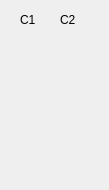
   <widget class="QWidget" name="tab_6">
    <attribute name="title">
     <string>Status</string>
    </attribute>
    <widget class="caByte" name="cabyte_5">
     <property name="geometry">
      <rect>
       <x>5</x>
       <y>30</y>
       <width>20</width>
       <height>151</height>
      </rect>
     </property>
     <property name="toolTip">
      <string>&lt;html&gt;&lt;head/&gt;&lt;body&gt;&lt;p&gt;&lt;span style=&quot; font-family:'sans-serif';&quot;&gt;Bit 0: Ready to switch on &lt;/span&gt;&lt;/p&gt;&lt;p&gt;&lt;span style=&quot; font-family:'sans-serif';&quot;&gt;Bit 1: Switched on &lt;/span&gt;&lt;/p&gt;&lt;p&gt;&lt;span style=&quot; font-family:'sans-serif';&quot;&gt;Bit 2: Operation enabled &lt;/span&gt;&lt;/p&gt;&lt;p&gt;&lt;span style=&quot; font-family:'sans-serif';&quot;&gt;Bit 3: Fault &lt;/span&gt;&lt;/p&gt;&lt;p&gt;&lt;span style=&quot; font-family:'sans-serif';&quot;&gt;Bit 4: reserved &lt;/span&gt;&lt;/p&gt;&lt;p&gt;&lt;span style=&quot; font-family:'sans-serif';&quot;&gt;Bit 5: Quick stop (inverse) &lt;/span&gt;&lt;/p&gt;&lt;p&gt;&lt;span style=&quot; font-family:'sans-serif';&quot;&gt;Bit 6: Switch on disabled &lt;/span&gt;&lt;/p&gt;&lt;p&gt;&lt;span style=&quot; font-family:'sans-serif';&quot;&gt;Bit 7: Warning &lt;/span&gt;&lt;/p&gt;&lt;p&gt;&lt;span style=&quot; font-family:'sans-serif';&quot;&gt;Bit 8 + 9: reserved &lt;/span&gt;&lt;/p&gt;&lt;p&gt;&lt;span style=&quot; font-family:'sans-serif';&quot;&gt;Bit 10: TxPDOToggle (selection/deselection via 0x8010:01) &lt;/span&gt;&lt;/p&gt;&lt;p&gt;&lt;span style=&quot; font-family:'sans-serif';&quot;&gt;Bit 11: Internal limit active &lt;/span&gt;&lt;/p&gt;&lt;p&gt;&lt;span style=&quot; font-family:'sans-serif';&quot;&gt;Bit 12: (Target value ignored) &lt;/span&gt;&lt;/p&gt;&lt;p&gt;&lt;span style=&quot; font-family:'sans-serif';&quot;&gt;Bit 13 - 15: reserved&lt;/span&gt;&lt;/p&gt;&lt;/body&gt;&lt;/html&gt;</string>
     </property>
     <property name="channel" stdset="0">
      <string notr="true">$(IOC):m$(MasterID)s$(SlaveID)-Drv01-Stat</string>
     </property>
     <property name="direction">
      <enum>caByte::Down</enum>
     </property>
     <property name="endBit">
      <number>15</number>
     </property>
    </widget>
    <widget class="caByte" name="cabyte_7">
     <property name="geometry">
      <rect>
       <x>40</x>
       <y>30</y>
       <width>20</width>
       <height>151</height>
      </rect>
     </property>
     <property name="toolTip">
      <string>&lt;html&gt;&lt;head/&gt;&lt;body&gt;&lt;p&gt;&lt;span style=&quot; font-family:'sans-serif';&quot;&gt;Bit 0: Ready to switch on &lt;/span&gt;&lt;/p&gt;&lt;p&gt;&lt;span style=&quot; font-family:'sans-serif';&quot;&gt;Bit 1: Switched on &lt;/span&gt;&lt;/p&gt;&lt;p&gt;&lt;span style=&quot; font-family:'sans-serif';&quot;&gt;Bit 2: Operation enabled &lt;/span&gt;&lt;/p&gt;&lt;p&gt;&lt;span style=&quot; font-family:'sans-serif';&quot;&gt;Bit 3: Fault &lt;/span&gt;&lt;/p&gt;&lt;p&gt;&lt;span style=&quot; font-family:'sans-serif';&quot;&gt;Bit 4: reserved &lt;/span&gt;&lt;/p&gt;&lt;p&gt;&lt;span style=&quot; font-family:'sans-serif';&quot;&gt;Bit 5: Quick stop (inverse) &lt;/span&gt;&lt;/p&gt;&lt;p&gt;&lt;span style=&quot; font-family:'sans-serif';&quot;&gt;Bit 6: Switch on disabled &lt;/span&gt;&lt;/p&gt;&lt;p&gt;&lt;span style=&quot; font-family:'sans-serif';&quot;&gt;Bit 7: Warning &lt;/span&gt;&lt;/p&gt;&lt;p&gt;&lt;span style=&quot; font-family:'sans-serif';&quot;&gt;Bit 8 + 9: reserved &lt;/span&gt;&lt;/p&gt;&lt;p&gt;&lt;span style=&quot; font-family:'sans-serif';&quot;&gt;Bit 10: TxPDOToggle (selection/deselection via 0x8010:01) &lt;/span&gt;&lt;/p&gt;&lt;p&gt;&lt;span style=&quot; font-family:'sans-serif';&quot;&gt;Bit 11: Internal limit active &lt;/span&gt;&lt;/p&gt;&lt;p&gt;&lt;span style=&quot; font-family:'sans-serif';&quot;&gt;Bit 12: (Target value ignored) &lt;/span&gt;&lt;/p&gt;&lt;p&gt;&lt;span style=&quot; font-family:'sans-serif';&quot;&gt;Bit 13 - 15: reserved&lt;/span&gt;&lt;/p&gt;&lt;/body&gt;&lt;/html&gt;</string>
     </property>
     <property name="channel" stdset="0">
      <string notr="true">$(IOC):m$(MasterID)s$(SlaveID)-Drv01-Cmd-RB</string>
     </property>
     <property name="endBit">
      <number>15</number>
     </property>
    </widget>
    <widget class="caByte" name="cabyte_9">
     <property name="geometry">
      <rect>
       <x>80</x>
       <y>30</y>
       <width>20</width>
       <height>151</height>
      </rect>
     </property>
     <property name="toolTip">
      <string>&lt;html&gt;&lt;head/&gt;&lt;body&gt;&lt;p&gt;&lt;span style=&quot; font-family:'sans-serif';&quot;&gt;Bit 0: Ready to switch on &lt;/span&gt;&lt;/p&gt;&lt;p&gt;&lt;span style=&quot; font-family:'sans-serif';&quot;&gt;Bit 1: Switched on &lt;/span&gt;&lt;/p&gt;&lt;p&gt;&lt;span style=&quot; font-family:'sans-serif';&quot;&gt;Bit 2: Operation enabled &lt;/span&gt;&lt;/p&gt;&lt;p&gt;&lt;span style=&quot; font-family:'sans-serif';&quot;&gt;Bit 3: Fault &lt;/span&gt;&lt;/p&gt;&lt;p&gt;&lt;span style=&quot; font-family:'sans-serif';&quot;&gt;Bit 4: reserved &lt;/span&gt;&lt;/p&gt;&lt;p&gt;&lt;span style=&quot; font-family:'sans-serif';&quot;&gt;Bit 5: Quick stop (inverse) &lt;/span&gt;&lt;/p&gt;&lt;p&gt;&lt;span style=&quot; font-family:'sans-serif';&quot;&gt;Bit 6: Switch on disabled &lt;/span&gt;&lt;/p&gt;&lt;p&gt;&lt;span style=&quot; font-family:'sans-serif';&quot;&gt;Bit 7: Warning &lt;/span&gt;&lt;/p&gt;&lt;p&gt;&lt;span style=&quot; font-family:'sans-serif';&quot;&gt;Bit 8 + 9: reserved &lt;/span&gt;&lt;/p&gt;&lt;p&gt;&lt;span style=&quot; font-family:'sans-serif';&quot;&gt;Bit 10: TxPDOToggle (selection/deselection via 0x8010:01) &lt;/span&gt;&lt;/p&gt;&lt;p&gt;&lt;span style=&quot; font-family:'sans-serif';&quot;&gt;Bit 11: Internal limit active &lt;/span&gt;&lt;/p&gt;&lt;p&gt;&lt;span style=&quot; font-family:'sans-serif';&quot;&gt;Bit 12: (Target value ignored) &lt;/span&gt;&lt;/p&gt;&lt;p&gt;&lt;span style=&quot; font-family:'sans-serif';&quot;&gt;Bit 13 - 15: reserved&lt;/span&gt;&lt;/p&gt;&lt;/body&gt;&lt;/html&gt;</string>
     </property>
     <property name="channel" stdset="0">
      <string notr="true">$(IOC):m$(MasterID)s$(SlaveID)-Drv01-Cmd2-RB</string>
     </property>
     <property name="endBit">
      <number>15</number>
     </property>
    </widget>
    <widget class="caLabel" name="calabel_28">
     <property name="geometry">
      <rect>
       <x>-20</x>
       <y>10</y>
       <width>40</width>
       <height>20</height>
      </rect>
     </property>
     <property name="minimumSize">
      <size>
       <width>40</width>
       <height>10</height>
      </size>
     </property>
     <property name="text">
      <string>S</string>
     </property>
    </widget>
    <widget class="caLabel" name="calabel_29">
     <property name="geometry">
      <rect>
       <x>20</x>
       <y>10</y>
       <width>40</width>
       <height>20</height>
      </rect>
     </property>
     <property name="minimumSize">
      <size>
       <width>40</width>
       <height>10</height>
      </size>
     </property>
     <property name="text">
      <string>C1</string>
     </property>
    </widget>
    <widget class="caLabel" name="calabel_30">
     <property name="geometry">
      <rect>
       <x>60</x>
       <y>10</y>
       <width>40</width>
       <height>20</height>
      </rect>
     </property>
     <property name="minimumSize">
      <size>
       <width>40</width>
       <height>10</height>
      </size>
     </property>
     <property name="text">
      <string>C2</string>
     </property>
    </widget>
   </widget>
